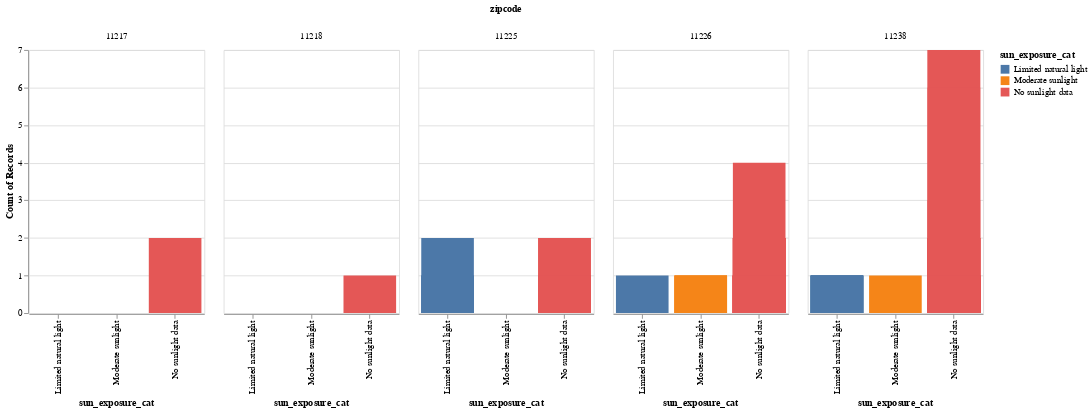

The code cell stored with this chart in its notebook:
### Code cell
bar_chart = alt.Chart(df_sun_exposure_selected).mark_bar().encode(
    x='sun_exposure_cat:N',
    y='count():Q',
    color='sun_exposure_cat:N',
    column='zipcode:N',
    tooltip=['zipcode:N', 'sun_exposure_cat:N', 'rent:Q']
).properties(
    width=200,
    height=300
)
bar_chart

### Figure 1 — Vega-Lite specification as saved in the notebook (floating-point values rounded to 4 significant figures)
{"config": {"view": {"continuousWidth": 300, "continuousHeight": 300}}, "data": {"name": "data-004a2e5cab8872870e79dda1edb7eb58"}, "mark": {"type": "bar"}, "encoding": {"color": {"field": "sun_exposure_cat", "type": "nominal"}, "column": {"field": "zipcode", "type": "nominal"}, "tooltip": [{"field": "zipcode", "type": "nominal"}, {"field": "sun_exposure_cat", "type": "nominal"}, {"field": "rent", "type": "quantitative"}], "x": {"field": "sun_exposure_cat", "type": "nominal"}, "y": {"aggregate": "count", "type": "quantitative"}}, "height": 300, "width": 200, "$schema": "https://vega.github.io/schema/vega-lite/v5.8.0.json", "datasets": {"data-004a2e5cab8872870e79dda1edb7eb58": [{"listing_path": "l-l4njo7ppbf0p", "zipcode": "11238", "unit_number": "509", "beds": 1, "size": null, "rent": 4033, "sun_exposure_cat": "No sunlight data", "sun_exposure": "No sunlight data available and the rent is 4033", "floor": "5"}, {"listing_path": "m-k641hj441qsf", "zipcode": "11226", "unit_number": "b", "beds": 1, "size": 1000.0, "rent": 1918, "sun_exposure_cat": "No sunlight data", "sun_exposure": "No sunlight data available and the rent is 1918", "floor": null}, {"listing_path": "m-7m7ugsdf31rv", "zipcode": "11226", "unit_number": "2B", "beds": 1, "size": 675.0, "rent": 2035, "sun_exposure_cat": "No sunlight data", "sun_exposure": "No sunlight data available and the rent is 2035", "floor": "2"}, {"listing_path": "m-fuijvl2a4kvv", "zipcode": "11226", "unit_number": "4E", "beds": 1, "size": 500.0, "rent": 2032, "sun_exposure_cat": "No sunlight data", "sun_exposure": "No sunlight data available and the rent is 2032", "floor": "4"}, {"listing_path": "m-9tfhakmgmkv0", "zipcode": "11226", "unit_number": "3A", "beds": 1, "size": 593.0, "rent": 2027, "sun_exposure_cat": "No sunlight data", "sun_exposure": "No sunlight data available and the rent is 2027", "floor": "3"}, {"listing_path": "m-f2aogop6554i", "zipcode": "11226", "unit_number": "2G", "beds": 1, "size": 700.0, "rent": 2466, "sun_exposure_cat": "No sunlight data", "sun_exposure": "No sunlight data available and the rent is 2466", "floor": "2"}, {"listing_path": "m-kde19bjr8f4m", "zipcode": "11226", "unit_number": "2B", "beds": 1, "size": 580.0, "rent": 2030, "sun_exposure_cat": "No sunlight data", "sun_exposure": "No sunlight data available and the rent is 2030", "floor": "2"}, {"listing_path": "m-eb8nghduno94", "zipcode": "11226", "unit_number": "4B", "beds": 1, "size": 500.0, "rent": 2031, "sun_exposure_cat": "No sunlight data", "sun_exposure": "No sunlight data available and the rent is 2031", "floor": "4"}, {"listing_path": "m-gjpbcj3u72fp", "zipcode": "11226", "unit_number": "4E", "beds": 1, "size": 550.0, "rent": 2072, "sun_exposure_cat": "No sunlight data", "sun_exposure": "No sunlight data available and the rent is 2072", "floor": "4"}, {"listing_path": "m-9htcac339ik7", "zipcode": "11226", "unit_number": "2G", "beds": 1, "size": 1000.0, "rent": 2466, "sun_exposure_cat": "No sunlight data", "sun_exposure": "No sunlight data available and the rent is 2466", "floor": "2"}, {"listing_path": "m-k9oc9i9ffs63", "zipcode": "11226", "unit_number": "2B", "beds": 1, "size": 1000.0, "rent": 2029, "sun_exposure_cat": "No sunlight data", "sun_exposure": "No sunlight data available and the rent is 2029", "floor": "2"}, {"listing_path": "m-6kf4148kfddl", "zipcode": "11226", "unit_number": "4E", "beds": 1, "size": 500.0, "rent": 2072, "sun_exposure_cat": "No sunlight data", "sun_exposure": "No sunlight data available and the rent is 2072", "floor": "4"}, {"listing_path": "m-cb9vbgu5rn5", "zipcode": "11226", "unit_number": "4E", "beds": 1, "size": 550.0, "rent": 2071, "sun_exposure_cat": "No sunlight data", "sun_exposure": "No sunlight data available and the rent is 2071", "floor": "4"}, {"listing_path": "m-au50rkfr98th", "zipcode": "11226", "unit_number": "2G", "beds": 1, "size": 550.0, "rent": 2466, "sun_exposure_cat": "No sunlight data", "sun_exposure": "No sunlight data available and the rent is 2466", "floor": "2"}, {"listing_path": "m-fo1rc16js34t", "zipcode": "11226", "unit_number": "2G", "beds": 1, "size": 500.0, "rent": 2466, "sun_exposure_cat": "No sunlight data", "sun_exposure": "No sunlight data available and the rent is 2466", "floor": "2"}, {"listing_path": "m-5ttk310iec4s", "zipcode": "11226", "unit_number": "4B", "beds": 1, "size": 700.0, "rent": 2500, "sun_exposure_cat": "No sunlight data", "sun_exposure": "No sunlight data available and the rent is 2500", "floor": "4"}, {"listing_path": "m-9p5ku13kfll7", "zipcode": "11226", "unit_number": "2B", "beds": 1, "size": 700.0, "rent": 2031, "sun_exposure_cat": "No sunlight data", "sun_exposure": "No sunlight data available and the rent is 2031", "floor": "2"}, {"listing_path": "m-lblh5t3riqfu", "zipcode": "11226", "unit_number": "3B", "beds": 1, "size": 500.0, "rent": 2100, "sun_exposure_cat": "No sunlight data", "sun_exposure": "No sunlight data available and the rent is 2100", "floor": "3"}, {"listing_path": "m-skv7aqh4s5gl", "zipcode": "11226", "unit_number": "5E", "beds": 1, "size": 500.0, "rent": 2442, "sun_exposure_cat": "No sunlight data", "sun_exposure": "No sunlight data available and the rent is 2442", "floor": "5"}, {"listing_path": "m-1u9m2efnbcup", "zipcode": "11238", "unit_number": "207", "beds": 1, "size": 9999.0, "rent": 2400, "sun_exposure_cat": "Limited natural light", "sun_exposure": "This apartment has limited sunlight and the rent is 2400", "floor": "2"}, {"listing_path": "m-cku3fm8oskfo", "zipcode": "11238", "unit_number": "8B", "beds": 1, "size": 9999.0, "rent": 2500, "sun_exposure_cat": "No sunlight data", "sun_exposure": "No sunlight data available and the rent is 2500", "floor": "8"}, {"listing_path": "m-51a9boljs562", "zipcode": "11238", "unit_number": "4D", "beds": 1, "size": 700.0, "rent": 2300, "sun_exposure_cat": "Limited natural light", "sun_exposure": "Limited natural light and the rent is 2300", "floor": "4"}, {"listing_path": "m-alvdc30ctcdj", "zipcode": "11226", "unit_number": "3F3F", "beds": 1, "size": 0.0, "rent": 2000, "sun_exposure_cat": "Moderate sunlight", "sun_exposure": "Moderate natural light and the rent is 2000", "floor": "3"}, {"listing_path": "m-6uduhgo2kok0", "zipcode": "11226", "unit_number": "33FF", "beds": 1, "size": 0.0, "rent": 2099, "sun_exposure_cat": "Moderate sunlight", "sun_exposure": "Moderate natural light and the rent is 2099", "floor": "3"}, {"listing_path": "m-jgmipn7ma570", "zipcode": "11225", "unit_number": "3RR", "beds": 1, "size": 0.0, "rent": 2200, "sun_exposure_cat": "Limited natural light", "sun_exposure": "Limited natural light and the rent is 2200", "floor": "3"}, {"listing_path": "m-ffmjf51gcevs", "zipcode": "11226", "unit_number": "2B", "beds": 1, "size": 1.0, "rent": 2200, "sun_exposure_cat": "Limited natural light", "sun_exposure": "Limited natural light and the rent is 2200", "floor": "2"}, {"listing_path": "m-rc3ivod718i5", "zipcode": "11225", "unit_number": "3", "beds": 1, "size": 0.0, "rent": 2295, "sun_exposure_cat": "Limited natural light", "sun_exposure": "Limited natural light and the rent is 2295", "floor": "3"}, {"listing_path": "m-gudu0jdt7h1m", "zipcode": "11226", "unit_number": "F3", "beds": 1, "size": 0.0, "rent": 2150, "sun_exposure_cat": "No sunlight data", "sun_exposure": "No sunlight data available and the rent is 2150", "floor": "3"}, {"listing_path": "m-p9epj5pvl9s9", "zipcode": "11226", "unit_number": "3L", "beds": 1, "size": 0.0, "rent": 2150, "sun_exposure_cat": "No sunlight data", "sun_exposure": "No sunlight data available and the rent is 2150", "floor": "3"}, {"listing_path": "m-vtmqugvur0oh", "zipcode": "11226", "unit_number": "3F", "beds": 1, "size": 0.0, "rent": 2250, "sun_exposure_cat": "Moderate sunlight", "sun_exposure": "Moderate natural light and the rent is 2250", "floor": "3"}, {"listing_path": "m-logs01fe96gg", "zipcode": "11226", "unit_number": "ONER", "beds": 1, "size": 0.0, "rent": 2999, "sun_exposure_cat": "No sunlight data", "sun_exposure": "No sunlight data available and the rent is 2999", "floor": null}, {"listing_path": "l-vloo76lhui9", "zipcode": "11226", "unit_number": "637", "beds": 0, "size": null, "rent": 2470, "sun_exposure_cat": "No sunlight data", "sun_exposure": "No sunlight data available and the rent is 2470", "floor": "6"}, {"listing_path": "l-22radm21mj5t", "zipcode": "11226", "unit_number": "704", "beds": 1, "size": null, "rent": 2875, "sun_exposure_cat": "No sunlight data", "sun_exposure": "No sunlight data available and the rent is 2875", "floor": "7"}, {"listing_path": "l-mpa0bot1horv", "zipcode": "11238", "unit_number": "523", "beds": 1, "size": 746.0, "rent": 5000, "sun_exposure_cat": "No sunlight data", "sun_exposure": "No sunlight data available and the rent is 5000", "floor": "5"}, {"listing_path": "l-niqhhmp2ao4d", "zipcode": "11225", "unit_number": "2B", "beds": 1, "size": null, "rent": 2800, "sun_exposure_cat": "No sunlight data", "sun_exposure": "No sunlight data available and the rent is 2800", "floor": "2"}, {"listing_path": "l-s0q7bhrd5bm0", "zipcode": "11225", "unit_number": "1M", "beds": 0, "size": null, "rent": 2600, "sun_exposure_cat": "No sunlight data", "sun_exposure": "No sunlight data available and the rent is 2600", "floor": "1"}, {"listing_path": "l-e8a60nod7grs", "zipcode": "11225", "unit_number": "4H", "beds": 0, "size": null, "rent": 2877, "sun_exposure_cat": "Limited natural light", "sun_exposure": "This apartment has limited sunlight and the rent is 2877", "floor": "4"}, {"listing_path": "l-ucasbmn0ub45", "zipcode": "11238", "unit_number": "7H", "beds": 0, "size": null, "rent": 3064, "sun_exposure_cat": "No sunlight data", "sun_exposure": "No sunlight data available and the rent is 3064", "floor": "7"}, {"listing_path": "l-b8bb2cfelnp4", "zipcode": "11238", "unit_number": "401", "beds": 0, "size": null, "rent": 3250, "sun_exposure_cat": "No sunlight data", "sun_exposure": "No sunlight data available and the rent is 3250", "floor": "4"}, {"listing_path": "l-he4hrhl1avo", "zipcode": "11238", "unit_number": "306", "beds": 1, "size": null, "rent": 4000, "sun_exposure_cat": "No sunlight data", "sun_exposure": "No sunlight data available and the rent is 4000", "floor": "3"}, {"listing_path": "l-tgfdpd9ecrhe", "zipcode": "11217", "unit_number": "5J", "beds": 1, "size": null, "rent": 3100, "sun_exposure_cat": "No sunlight data", "sun_exposure": "No sunlight data available and the rent is 3100", "floor": "5"}, {"listing_path": "l-nib9q9ijgoff", "zipcode": "11238", "unit_number": "1A", "beds": 1, "size": null, "rent": 3500, "sun_exposure_cat": "No sunlight data", "sun_exposure": "No sunlight data available and the rent is 3500", "floor": "1"}, {"listing_path": "l-22radm21mj5t", "zipcode": "11226", "unit_number": "704", "beds": 1, "size": null, "rent": 2875, "sun_exposure_cat": "No sunlight data", "sun_exposure": "No sunlight data available and the rent is 2875", "floor": "7"}, {"listing_path": "l-o0rngdr2memc", "zipcode": "11226", "unit_number": "715", "beds": 1, "size": null, "rent": 2959, "sun_exposure_cat": "No sunlight data", "sun_exposure": "No sunlight data available and the rent is 2959", "floor": "7"}, {"listing_path": "l-114i1asehvc2", "zipcode": "11238", "unit_number": "2F", "beds": 1, "size": null, "rent": 3295, "sun_exposure_cat": "No sunlight data", "sun_exposure": "No sunlight data available and the rent is 3295", "floor": "2"}, {"listing_path": "l-i0241551hjsi", "zipcode": "11225", "unit_number": "4K", "beds": 0, "size": null, "rent": 2450, "sun_exposure_cat": "No sunlight data", "sun_exposure": "No sunlight data available and the rent is 2450", "floor": "4"}, {"listing_path": "l-2k2qp70arkpo", "zipcode": "11225", "unit_number": "23N", "beds": 0, "size": null, "rent": 2520, "sun_exposure_cat": "No sunlight data", "sun_exposure": "No sunlight data available and the rent is 2520", "floor": "2"}, {"listing_path": "l-mpa0bot1horv", "zipcode": "11238", "unit_number": "523", "beds": 1, "size": 746.0, "rent": 5000, "sun_exposure_cat": "No sunlight data", "sun_exposure": "No sunlight data available and the rent is 5000", "floor": "5"}, {"listing_path": "l-niqhhmp2ao4d", "zipcode": "11225", "unit_number": "2B", "beds": 1, "size": null, "rent": 2800, "sun_exposure_cat": "No sunlight data", "sun_exposure": "No sunlight data available and the rent is 2800", "floor": "2"}, {"listing_path": "l-s0q7bhrd5bm0", "zipcode": "11225", "unit_number": "1M", "beds": 0, "size": null, "rent": 2600, "sun_exposure_cat": "No sunlight data", "sun_exposure": "No sunlight data available and the rent is 2600", "floor": "1"}, {"listing_path": "l-e8a60nod7grs", "zipcode": "11225", "unit_number": "4H", "beds": 0, "size": null, "rent": 2877, "sun_exposure_cat": "Limited natural light", "sun_exposure": "This apartment has limited sunlight and the rent is 2877", "floor": "4"}, {"listing_path": "l-ucasbmn0ub45", "zipcode": "11238", "unit_number": "7H", "beds": 0, "size": null, "rent": 3064, "sun_exposure_cat": "No sunlight data", "sun_exposure": "No sunlight data available and the rent is 3064", "floor": "7"}, {"listing_path": "l-b8bb2cfelnp4", "zipcode": "11238", "unit_number": "401", "beds": 0, "size": null, "rent": 3250, "sun_exposure_cat": "No sunlight data", "sun_exposure": "No sunlight data available and the rent is 3250", "floor": "4"}, {"listing_path": "l-he4hrhl1avo", "zipcode": "11238", "unit_number": "306", "beds": 1, "size": null, "rent": 4000, "sun_exposure_cat": "No sunlight data", "sun_exposure": "No sunlight data available and the rent is 4000", "floor": "3"}, {"listing_path": "l-tgfdpd9ecrhe", "zipcode": "11217", "unit_number": "5J", "beds": 1, "size": null, "rent": 3100, "sun_exposure_cat": "No sunlight data", "sun_exposure": "No sunlight data available and the rent is 3100", "floor": "5"}, {"listing_path": "l-nib9q9ijgoff", "zipcode": "11238", "unit_number": "1A", "beds": 1, "size": null, "rent": 3500, "sun_exposure_cat": "No sunlight data", "sun_exposure": "No sunlight data available and the rent is 3500", "floor": "1"}, {"listing_path": "l-in1p3ctq1l7n", "zipcode": "11238", "unit_number": "3", "beds": 1, "size": 700.0, "rent": 3350, "sun_exposure_cat": "No sunlight data", "sun_exposure": "No sunlight data available and the rent is 3350", "floor": "3"}, {"listing_path": "l-eiahqf0jgupq", "zipcode": "11225", "unit_number": "8B", "beds": 1, "size": null, "rent": 3700, "sun_exposure_cat": "No sunlight data", "sun_exposure": "No sunlight data available and the rent is 3700", "floor": "8"}, {"listing_path": "l-g4j7ikr6d4rd", "zipcode": "11225", "unit_number": "12A", "beds": 1, "size": null, "rent": 3825, "sun_exposure_cat": "No sunlight data", "sun_exposure": "No sunlight data available and the rent is 3825", "floor": "1"}, {"listing_path": "m-pojnp3vuvgon", "zipcode": "11238", "unit_number": "303", "beds": 0, "size": 9999.0, "rent": 2100, "sun_exposure_cat": "No sunlight data", "sun_exposure": "No sunlight data available and the rent is 2100", "floor": "3"}, {"listing_path": "m-atlajse2nlai", "zipcode": "11238", "unit_number": "102", "beds": 1, "size": 9999.0, "rent": 2950, "sun_exposure_cat": "No sunlight data", "sun_exposure": "No sunlight data available and the rent is 2950", "floor": "1"}, {"listing_path": "m-j3eccqa5vr8k", "zipcode": "11238", "unit_number": "408", "beds": 1, "size": 9999.0, "rent": 2950, "sun_exposure_cat": "No sunlight data", "sun_exposure": "No sunlight data available and the rent is 2950", "floor": "4"}, {"listing_path": "m-al6cipi17nmp", "zipcode": "11238", "unit_number": "206", "beds": 1, "size": 9999.0, "rent": 2950, "sun_exposure_cat": "No sunlight data", "sun_exposure": "No sunlight data available and the rent is 2950", "floor": "2"}, {"listing_path": "m-r26svsp2etao", "zipcode": "11238", "unit_number": "304", "beds": 0, "size": 9999.0, "rent": 2100, "sun_exposure_cat": "No sunlight data", "sun_exposure": "No sunlight data available and the rent is 2100", "floor": "3"}, {"listing_path": "m-j9ub0uspt3lj", "zipcode": "11238", "unit_number": "508", "beds": 1, "size": 9999.0, "rent": 2950, "sun_exposure_cat": "No sunlight data", "sun_exposure": "No sunlight data available and the rent is 2950", "floor": "5"}, {"listing_path": "m-us93lqi46jma", "zipcode": "11238", "unit_number": "404", "beds": 0, "size": 9999.0, "rent": 2100, "sun_exposure_cat": "No sunlight data", "sun_exposure": "No sunlight data available and the rent is 2100", "floor": "4"}, {"listing_path": "m-th3e5gmna9m1", "zipcode": "11238", "unit_number": "204", "beds": 0, "size": 9999.0, "rent": 2100, "sun_exposure_cat": "No sunlight data", "sun_exposure": "No sunlight data available and the rent is 2100", "floor": "2"}, {"listing_path": "l-3ubttvff9u4r", "zipcode": "11238", "unit_number": "407", "beds": 0, "size": null, "rent": 2686, "sun_exposure_cat": "No sunlight data", "sun_exposure": "No sunlight data available and the rent is 2686", "floor": "4"}, {"listing_path": "l-l7ppcng5sq8v", "zipcode": "11238", "unit_number": "207", "beds": 0, "size": null, "rent": 2542, "sun_exposure_cat": "No sunlight data", "sun_exposure": "No sunlight data available and the rent is 2542", "floor": "2"}, {"listing_path": "l-mh9qfjcn1r9e", "zipcode": "11218", "unit_number": "3", "beds": 1, "size": null, "rent": 2200, "sun_exposure_cat": "No sunlight data", "sun_exposure": "No sunlight data available and the rent is 2200", "floor": "3"}, {"listing_path": "l-b4hoklgqau8l", "zipcode": "11238", "unit_number": "10A", "beds": 1, "size": null, "rent": 4350, "sun_exposure_cat": "No sunlight data", "sun_exposure": "No sunlight data available and the rent is 4350", "floor": "1"}, {"listing_path": "l-bcukcl31jkl0", "zipcode": "11238", "unit_number": "GARDEN", "beds": 0, "size": 500.0, "rent": 2995, "sun_exposure_cat": "No sunlight data", "sun_exposure": "No sunlight data available and the rent is 2995", "floor": null}, {"listing_path": "l-rv33e2rues2r", "zipcode": "11226", "unit_number": "B1", "beds": 1, "size": null, "rent": 2000, "sun_exposure_cat": "No sunlight data", "sun_exposure": "No sunlight data available and the rent is 2000", "floor": "1"}, {"listing_path": "l-nqq3vjtc4n9k", "zipcode": "11238", "unit_number": "3", "beds": 1, "size": 850.0, "rent": 3550, "sun_exposure_cat": "No sunlight data", "sun_exposure": "No sunlight data available and the rent is 3550", "floor": "3"}, {"listing_path": "l-c0dm8dl8fnab", "zipcode": "11238", "unit_number": "1F", "beds": 1, "size": null, "rent": 3238, "sun_exposure_cat": "No sunlight data", "sun_exposure": "No sunlight data available and the rent is 3238", "floor": "1"}, {"listing_path": "l-ivltrfkc5kmm", "zipcode": "11226", "unit_number": "2G", "beds": 1, "size": null, "rent": 2500, "sun_exposure_cat": "No sunlight data", "sun_exposure": "No sunlight data available and the rent is 2500", "floor": "2"}, {"listing_path": "m-bnkfi8dmj45k", "zipcode": "11238", "unit_number": "1F", "beds": 0, "size": 9999.0, "rent": 2100, "sun_exposure_cat": "No sunlight data", "sun_exposure": "No sunlight data available and the rent is 2100", "floor": "1"}, {"listing_path": "m-qddqkcgm4vu0", "zipcode": "11238", "unit_number": "2E", "beds": 1, "size": 9999.0, "rent": 2600, "sun_exposure_cat": "No sunlight data", "sun_exposure": "No sunlight data available and the rent is 2600", "floor": "2"}, {"listing_path": "m-2jnojj5ivupc", "zipcode": "11238", "unit_number": "3F", "beds": 1, "size": 9999.0, "rent": 3000, "sun_exposure_cat": "No sunlight data", "sun_exposure": "No sunlight data available and the rent is 3000", "floor": "3"}, {"listing_path": "m-ioml7upjj0nf", "zipcode": "11238", "unit_number": "1F", "beds": 0, "size": 9999.0, "rent": 2100, "sun_exposure_cat": "No sunlight data", "sun_exposure": "No sunlight data available and the rent is 2100", "floor": "1"}, {"listing_path": "m-1a68bqniv8f5", "zipcode": "11238", "unit_number": "5E", "beds": 1, "size": 9999.0, "rent": 2600, "sun_exposure_cat": "No sunlight data", "sun_exposure": "No sunlight data available and the rent is 2600", "floor": "5"}, {"listing_path": "m-52krgvmtanfq", "zipcode": "11238", "unit_number": "2F", "beds": 1, "size": 9999.0, "rent": 2600, "sun_exposure_cat": "No sunlight data", "sun_exposure": "No sunlight data available and the rent is 2600", "floor": "2"}, {"listing_path": "m-3h2b7f9f864", "zipcode": "11238", "unit_number": "2G", "beds": 1, "size": 9999.0, "rent": 2950, "sun_exposure_cat": "No sunlight data", "sun_exposure": "No sunlight data available and the rent is 2950", "floor": "2"}, {"listing_path": "m-mllprmn7u2q", "zipcode": "11238", "unit_number": "4B", "beds": 0, "size": 9999.0, "rent": 2100, "sun_exposure_cat": "No sunlight data", "sun_exposure": "No sunlight data available and the rent is 2100", "floor": "4"}, {"listing_path": "m-175u8hpq13uk", "zipcode": "11238", "unit_number": "3E", "beds": 1, "size": 9999.0, "rent": 2600, "sun_exposure_cat": "No sunlight data", "sun_exposure": "No sunlight data available and the rent is 2600", "floor": "3"}, {"listing_path": "m-i7753l1falmj", "zipcode": "11238", "unit_number": "5D", "beds": 1, "size": 9999.0, "rent": 2600, "sun_exposure_cat": "No sunlight data", "sun_exposure": "No sunlight data available and the rent is 2600", "floor": "5"}, {"listing_path": "m-39adoidr9t7j", "zipcode": "11238", "unit_number": "2F", "beds": 1, "size": 9999.0, "rent": 2950, "sun_exposure_cat": "No sunlight data", "sun_exposure": "No sunlight data available and the rent is 2950", "floor": "2"}, {"listing_path": "m-qako0aep671j", "zipcode": "11238", "unit_number": "2J", "beds": 1, "size": 9999.0, "rent": 2950, "sun_exposure_cat": "No sunlight data", "sun_exposure": "No sunlight data available and the rent is 2950", "floor": "2"}, {"listing_path": "m-fhjftpbgko0c", "zipcode": "11238", "unit_number": "1F", "beds": 0, "size": 9999.0, "rent": 2291, "sun_exposure_cat": "No sunlight data", "sun_exposure": "No sunlight data available and the rent is 2291", "floor": "1"}, {"listing_path": "m-lkaovhe3vi2k", "zipcode": "11238", "unit_number": "5E", "beds": 1, "size": 9999.0, "rent": 2836, "sun_exposure_cat": "No sunlight data", "sun_exposure": "No sunlight data available and the rent is 2836", "floor": "5"}, {"listing_path": "m-6jj3p09j1oaa", "zipcode": "11238", "unit_number": "3K", "beds": 1, "size": 9999.0, "rent": 3273, "sun_exposure_cat": "No sunlight data", "sun_exposure": "No sunlight data available and the rent is 3273", "floor": "3"}, {"listing_path": "m-e9oadqrasp4k", "zipcode": "11238", "unit_number": "2E", "beds": 1, "size": 9999.0, "rent": 2945, "sun_exposure_cat": "No sunlight data", "sun_exposure": "No sunlight data available and the rent is 2945", "floor": "2"}, {"listing_path": "m-4g38orid0ttu", "zipcode": "11238", "unit_number": "1D", "beds": 1, "size": 9999.0, "rent": 3491, "sun_exposure_cat": "No sunlight data", "sun_exposure": "No sunlight data available and the rent is 3491", "floor": "1"}, {"listing_path": "m-4g38orid0ttu", "zipcode": "11238", "unit_number": "1D", "beds": 1, "size": 9999.0, "rent": 3491, "sun_exposure_cat": "No sunlight data", "sun_exposure": "No sunlight data available and the rent is 3491", "floor": "1"}, {"listing_path": "m-8ac4uoe1n8ec", "zipcode": "11238", "unit_number": "5G", "beds": 1, "size": 9999.0, "rent": 3600, "sun_exposure_cat": "No sunlight data", "sun_exposure": "No sunlight data available and the rent is 3600", "floor": "5"}, {"listing_path": "l-af04hjn8ih6a", "zipcode": "11238", "unit_number": "401", "beds": 1, "size": null, "rent": 4500, "sun_exposure_cat": "Moderate sunlight", "sun_exposure": "This apartment has moderate sunlight and the rent is 4500", "floor": "4"}, {"listing_path": "l-e23oh50jf3js", "zipcode": "11238", "unit_number": "2A", "beds": 1, "size": 575.0, "rent": 2500, "sun_exposure_cat": "Limited natural light", "sun_exposure": "This apartment has limited sunlight and the rent is 2500", "floor": "2"}, {"listing_path": "l-q69hi8o4fh1u", "zipcode": "11238", "unit_number": "2", "beds": 1, "size": null, "rent": 2700, "sun_exposure_cat": "No sunlight data", "sun_exposure": "No sunlight data available and the rent is 2700", "floor": "2"}, {"listing_path": "l-5sr3mraftvdo", "zipcode": "11238", "unit_number": "1C", "beds": 1, "size": 1196.0, "rent": 5595, "sun_exposure_cat": "Limited natural light", "sun_exposure": "This apartment has limited sunlight and the rent is 5595", "floor": "1"}, {"listing_path": "l-9417psnrdkqb", "zipcode": "11238", "unit_number": "4B", "beds": 1, "size": 665.0, "rent": 3600, "sun_exposure_cat": "No sunlight data", "sun_exposure": "No sunlight data available and the rent is 3600", "floor": "4"}, {"listing_path": "m-oc27u40tqu3k", "zipcode": "11238", "unit_number": "5E", "beds": 1, "size": 0.0, "rent": 2350, "sun_exposure_cat": "Limited natural light", "sun_exposure": "Limited natural light and the rent is 2350", "floor": "5"}, {"listing_path": "m-6aoa0jitd5d7", "zipcode": "11238", "unit_number": "3C", "beds": 1, "size": 9999.0, "rent": 2600, "sun_exposure_cat": "No sunlight data", "sun_exposure": "No sunlight data available and the rent is 2600", "floor": "3"}, {"listing_path": "l-ue6jib37qqnf", "zipcode": "11238", "unit_number": "4", "beds": 1, "size": null, "rent": 3500, "sun_exposure_cat": "No sunlight data", "sun_exposure": "No sunlight data available and the rent is 3500", "floor": "4"}]}}
